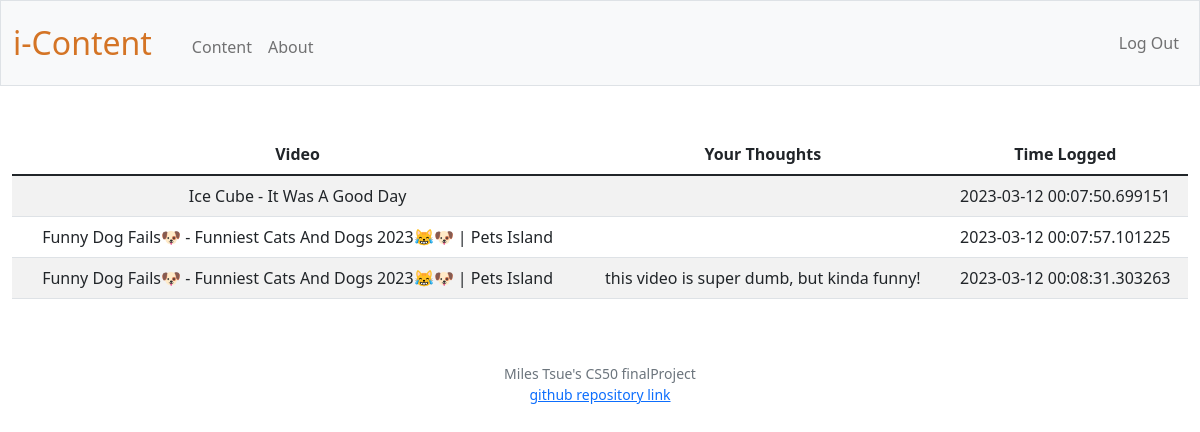
The page / (signed in) on the database its author committed.
### tables this page shows
CREATE TABLE history (
    id INTEGER PRIMARY KEY AUTOINCREMENT NOT NULL,
    video_name TEXT,
    text_content TEXT,
    time_logged DATETIME NOT NULL default(current_timestamp),
    'user_id' INTEGER
);

### app.py (the view)
@app.route('/')
@login_required
def index():
    user = session["user_id"]
    conn = sqlite3.connect(current_directory + '/icontent.db')
    conn.row_factory = sqlite3.Row
    cursor = conn.cursor()
    history = cursor.execute("SELECT video_name, text_content, time_logged FROM history WHERE user_id = '" + user + "'").fetchall()
    conn.commit()
    cursor.close()
    return render_template('index.html', history=history)

### app.py (called while the page is built)
@app.after_request
def after_request(response):
    response.headers["Cache-Control"] = "no-cache, no-store, must-revalidate"
    response.headers["Expires"] = 0
    response.headers["Pragma"] = "no-cache"
    return response

### helpers/helper.py (called while the page is built)
def login_required(f):
    @wraps(f)
    def decorated_function(*args, **kwargs):
        if session.get("user_id") is None:
            return redirect("/login")
        return f(*args, **kwargs)
    return decorated_function

### templates/index.html (shortened to what this page needs)
{% extends "layout.html" %}
{% block main %}
<table class="table table-striped">
    <thead>
        <tr>
            <th scope="col">Video</th>
            <th scope="col">Your Thoughts</th>
            <th scope="col">Time Logged</th>
        </tr>
    </thead>
    <tbody>
        {% for row in history %}
        <tr>
            <td>{{ row["video_name"] }}</td>
            <td>{{ row["text_content"] }}</td>
            <td>{{ row["time_logged"] }}</td>
        </tr>
        {% endfor %}
    </tbody>
    </table>
{% endblock %}

### rows shown on the page
history: video_name "Ice Cube - It Was A Good Day", time_logged "2023-03-12 00:07:50.699151"
history: video_name "Funny Dog Fails🐶 - Funniest Cats And Dogs 2023😹🐶 | Pets Island", time_logged "2023-03-12 00:07:57.101225"
history: video_name "Funny Dog Fails🐶 - Funniest Cats And Dogs 2023😹🐶 | Pets Island", text_content "this video is super dumb, but kinda funny!", time_logged "2023-03-12 00:08:31.303263"
